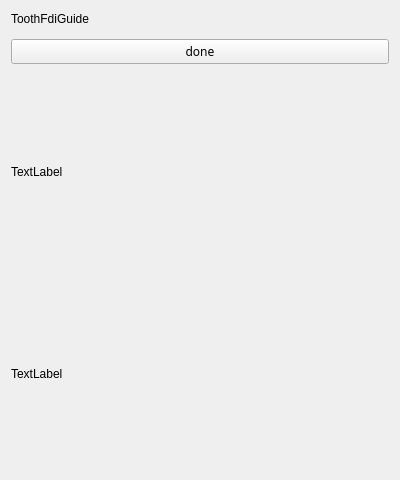
<?xml version="1.0" encoding="UTF-8"?>
<ui version="4.0">
 <class>FeatureMarkGui</class>
 <widget class="QWidget" name="FeatureMarkGui">
  <property name="geometry">
   <rect>
    <x>0</x>
    <y>0</y>
    <width>400</width>
    <height>480</height>
   </rect>
  </property>
  <property name="windowTitle">
   <string>FeatureMarkGui</string>
  </property>
  <property name="styleSheet">
   <string notr="true"/>
  </property>
  <layout class="QVBoxLayout" name="verticalLayout_2">
   <property name="spacing">
    <number>12</number>
   </property>
   <item>
    <layout class="QVBoxLayout" name="verticalLayout">
     <property name="spacing">
      <number>0</number>
     </property>
     <item>
      <widget class="QLabel" name="toothFdiGuideLab">
       <property name="sizePolicy">
        <sizepolicy hsizetype="Preferred" vsizetype="Fixed">
         <horstretch>0</horstretch>
         <verstretch>16</verstretch>
        </sizepolicy>
       </property>
       <property name="minimumSize">
        <size>
         <width>0</width>
         <height>16</height>
        </size>
       </property>
       <property name="maximumSize">
        <size>
         <width>16777215</width>
         <height>16777215</height>
        </size>
       </property>
       <property name="text">
        <string>ToothFdiGuide</string>
       </property>
      </widget>
     </item>
    </layout>
   </item>
   <item>
    <widget class="QPushButton" name="doneBtn">
     <property name="font">
      <font>
       <family>微软雅黑</family>
      </font>
     </property>
     <property name="autoFillBackground">
      <bool>false</bool>
     </property>
     <property name="styleSheet">
      <string notr="true"/>
     </property>
     <property name="text">
      <string>done</string>
     </property>
    </widget>
   </item>
   <item>
    <layout class="QVBoxLayout" name="verticalLayout_3">
     <item>
      <widget class="QLabel" name="titleLabel">
       <property name="text">
        <string>TextLabel</string>
       </property>
       <property name="wordWrap">
        <bool>true</bool>
       </property>
      </widget>
     </item>
     <item>
      <widget class="QLabel" name="textLabel">
       <property name="text">
        <string>TextLabel</string>
       </property>
       <property name="wordWrap">
        <bool>true</bool>
       </property>
      </widget>
     </item>
    </layout>
   </item>
  </layout>
 </widget>
 <resources/>
 <connections/>
</ui>
